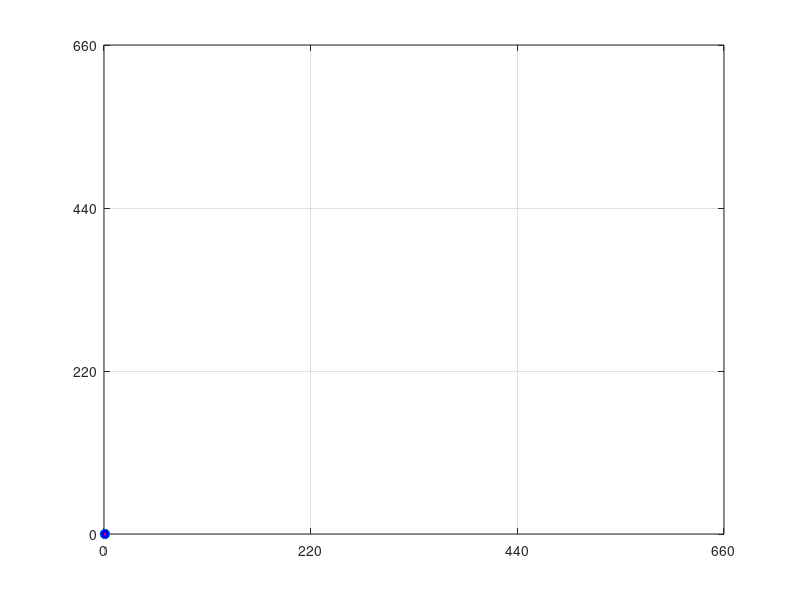

Source code (MATLAB): (Note: this script raises an error after producing the figure.)
%function [leadc] = simulation_example
    nn = 50;
    timeinit = 1000; % number of time steps to initialize probabilities.
    timereal = 2000;  % number of time steps to do real simulation.
    simu.duration = timeinit + timereal; % number of time steps
    simu.number_of_nodes = [25 25];
    simu.alpha = [0 100];   
    simu.grid_size = 3; 
    simu.zone_size = 220;
    simu.time_step = 1;
    simu.rwp_speed = [0 20] / 3.6;
    simu.rwp_pause_time = [1 5];
    simu.zone_speed = [3 10] / 3.6;
    simu.zone_time = [20 30];
    simu.radio_range = 50;
    transrange = simu.radio_range;
    tweakfloodval = 1.5;
    noofstartevents = 50;
    TTL = 12;
    %disp('----------------STARTING SIMULATIONS------------------')
    Eo = 0.5;
    Eelec=50*10^(-9);
    ETx=50*10^(-9);
    ERx=50*10^(-9); 
    Eamp=100*10^(-12); 
    EDA=5*10^(-9); 
    ks =4000;
    energy =0;
    if (1)
        steps_fig = figure;
        s = get(0,'ScreenSize');
        set(steps_fig,'OuterPosition',[s(3)*1.8/4 s(4)/5 500 500],'NextPlot','add');
        steps_plot1 = plot(0);
        steps_axes = get(steps_fig,'CurrentAxes');
        set(steps_axes,'XLimMode','manual','XLim',[0 simu.grid_size*simu.zone_size],'YLimMode','manual','YLim',[0 simu.grid_size*simu.zone_size],'XTick',0 : simu.zone_size : simu.grid_size*simu.zone_size,'YTick',0 : simu.zone_size : simu.grid_size*simu.zone_size,'XGrid','on','YGrid','on','NextPlot','add');
        steps_plot2 = plot(0);
        steps_plot3 = plot(0);
        set(steps_plot1,'LineStyle','none','Marker','o','MarkerSize',7,'MarkerFaceColor','b');
        set(steps_plot2,'LineStyle','none','Marker','.','MarkerEdgeColor','g','MarkerSize',1);
        set(steps_plot3,'LineStyle','none','Marker','.','MarkerEdgeColor','r','MarkerSize',4.7);
    end

    nodedata = struct('a',[],'b',[],  'xcc', [] , 'ycc', []);
    % creation of nodes
    nodes = Group(simu.alpha,simu.number_of_nodes,simu.grid_size,simu.rwp_speed,simu.rwp_pause_time,simu.zone_speed,simu.zone_time,simu.zone_size,simu.time_step,simu.radio_range);
    %disp(nodes)
    sample(1) = nodes;
    for ii = 1:simu.duration
        % movement of nodes
        nodes.move
        %nodes.move;
        % connections between nodes
        C = nodes.connect;
        sample(ii+1) = nodes;
        %%disp(nodes)
        if (1)
            C(eye(size(C))==1) = 0;
            [v1 v2] = find(C==1);
            links = [v1 v2];
            set(steps_plot1,'YData',nodes.coords(:,2),'XData',nodes.coords(:,1))
            [xc,yc] = circle(nodes.coords(:,1),nodes.coords(:,2),simu.radio_range);
            set(steps_plot2,'XData',xc,'YData',yc)
            nodedata(ii).xcc =  nodes.coords(:,1); %nodes.coords(n(:,1),:);
            nodedata(ii).ycc =  nodes.coords(:,2); %nodes.coords(n(:,2),:);
            if ~isempty(links)
                n = unique(sort(links,2),'rows');
                [xl,yl] = line_plot(nodes.coords(n(:,1),:),nodes.coords(n(:,2),:));
                nodedata(ii).a = nodes.coords(n(:,1),:);
                nodedata(ii).b = nodes.coords(n(:,2),:);
                set(steps_plot3,'XData',xl,'YData',yl);
            end
            %str(ii+1) = nodes;

            drawnow
        end
    end

    for i2 = 1: nn
        NN(i2).id=i2;
        NN(i2).trk = 0;
        NN(i2).E = Eo;
        NN(i2).cond=0;
        NN(i2).count=1;
        NN(i2).vect = struct('Prev_Hash',{},'Timestamp',{},'Data',{},'Hash',{}, 'Sentby', {}, 'TTL',{}, 'Dest', {},'Status', {});
        NN(i2).vect(1).Prev_Hash = 0;
        NN(i2).vect(1).Timestamp = datestr(now,'mm dd, yyyy HH:MM:SS.FFF ');
        NN(i2).vect(1).Data = i2;
        NN(i2).vect(1).Sentby = -1;
        NN(i2).vect(1).TTL = TTL;
        strr = strcat(mat2str(NN(i2).vect(1).Prev_Hash),mat2str(NN(i2).vect(1).Timestamp),mat2str(NN(i2).vect(1).Data),mat2str(NN(i2).vect(1).Sentby),mat2str(NN(i2).vect(1).TTL),mat2str(NN(i2).vect(1).Dest),mat2str(NN(i2).vect(1).Status));
        hasher = System.Security.Cryptography.SHA256Managed;
        hash0 = uint8(hasher.ComputeHash(uint8(strr)));
        NN(i2).vect(1).Hash = dec2hex(hash0);
    end
    prob = zeros(nn,nn);
    k = zeros(nn,nn);
    eventarr = randi(nn,1,noofstartevents);
    traversearr = randi(nn,1,noofstartevents);

    ageconst = 0.98;
    transconst = 0.25;
% ---------------------------------------------------------------------------------------
%
% 
% 
% 
% 
%        IMPLEMENTATION OF BLOCKCHAIN HAS BEEN REMOVED BECAUSE RESEARCH STILL GOING
%          ON. CONTACT AUTHOR IF ADDITIONAL DETAILS ARE NEEDED.
% 
% 
% 
% 
% 
% 
% ----------------------------------------------------------------------------------------
    function [x,y] = circle(a,b,r)
    t = (0:0.01:2*pi)';
    cosinus = r*cos(t);
    sinus = r*sin(t);
    n = length(t);
    m = length(a);
    x = repmat(a,n,1) + repmat(cosinus,m,1);
    y = repmat(b,n,1) + repmat(sinus,m,1);
    end

    function [x,y] = line_plot(a,b)
    t = (0:0.01:1)';
    n = length(t);
    m = size(a,1);
    x = repmat(a(:,1),n,1) + repmat(t,m,1).*repmat(b(:,1)-a(:,1),n,1);
    y = repmat(a(:,2),n,1) + repmat(t,m,1).*repmat(b(:,2)-a(:,2),n,1);
    end
%end
